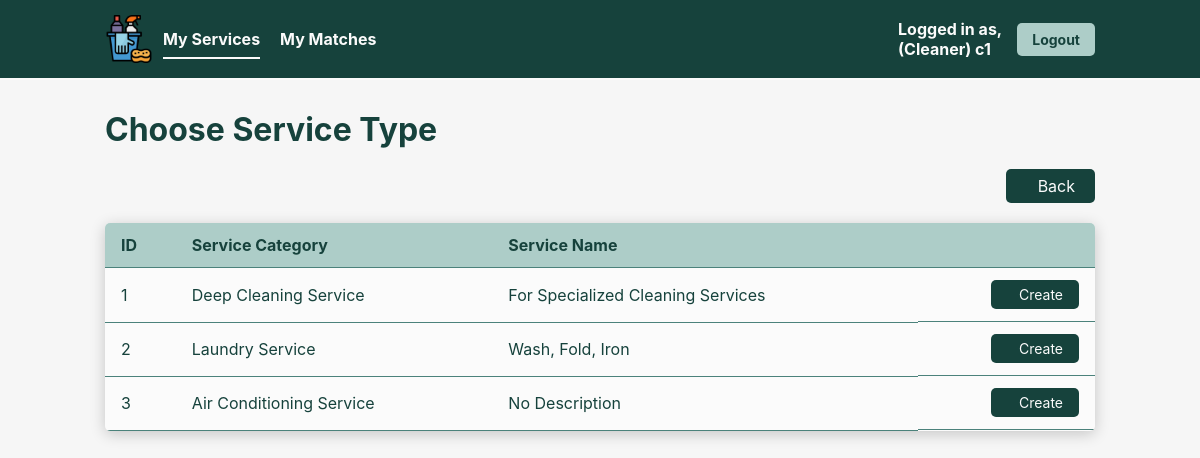
Page /selectCleanerServiceCategory.php (signed in) on the committed database.
### tables this page shows
CREATE TABLE ServiceCategory (
    `id` INT AUTO_INCREMENT,
    `category` VARCHAR(64) NOT NULL,
    `description` VARCHAR(64) NOT NULL DEFAULT 'No Description',
    PRIMARY KEY (`id`),
    UNIQUE (`category`)
);

### src/entity/ServiceCategory.php (called while the page is built, shortened)
<?php
class ServiceCategory {
    protected int $id;
    protected string $category;
    protected string $description;
    public function readAllServiceCategory(): ?array {
        $db_handle = new Database();
        $db_conn = $db_handle->getConnection();
        try {
            $stmt = $db_conn->prepare("SELECT * FROM `ServiceCategory`");
            $execResult = $stmt->execute();
            if ($execResult) {
                $serviceCategory = $stmt->fetchAll(PDO::FETCH_CLASS, 'ServiceCategory');
                return $serviceCategory;
            } else {
                return null;
            }
        } catch (PDOException $e) {
            error_log("Database query failed: " . $e->getMessage());
            unset($db_handle);
            return null;
        }
    }
    public function getId(): int { return $this->id; }
    public function getCategory(): string { return $this->category; }
    public function getDescription(): string { return $this->description; }
}
?>

### src/controllers/ViewAllServiceCategoryController.php (called while the page is built)
<?php
require_once "entity/ServiceCategory.php";
class ViewAllServiceCategoryController {
    private $serviceCategory;
    public function __construct() {
        $this->serviceCategory = new ServiceCategory();
    }
    public function readAllServiceCategory() {
        return $this->serviceCategory->readAllServiceCategory();
    }
}
?>

### src/selectCleanerServiceCategory.php (the view, shortened to what this page needs)
<?php
require_once 'controllers/ViewAllServiceCategoryController.php';
$controller = new ViewAllServiceCategoryController();
$serviceCategory = $controller->readAllServiceCategory();
?>
<!DOCTYPE html>
<html lang="en">
<head>
  <link rel="stylesheet" href="css/style.css">
</head>
<body>
  <div class="navbar">
    <div class="navbar-left">
      <img src='img/cleaning-logo.png' alt="Cleaning Logo" width='48px' height='48px'/>
      <a href="viewCleanerService.php" class="active">My Services</a>
      <a href="viewMatches.php">My Matches</a>
    </div>
    <div class="navbar-right">
      <span class="navbar-right-text">Logged in as,<br/>(<?php echo htmlspecialchars($_SESSION["userProfile"]); ?>) <?php echo htmlspecialchars($_SESSION["username"]); ?></span>
      <button class="logout-button" onclick="window.location.href='logout.php'">Logout</button>
    </div>
  </div>
  <h1>Choose Service Type</h1>
  <div class="section-container">
    <div class="search">
      <button onclick='window.location.href="viewCleanerService.php"' class="create-button">
        Back
      </button>
    </div>
    <table class="user-table">
      <thead>
        <tr>
          <th>ID</th>
          <th>Service Category</th>
          <th>Service Name</th>
          <th></th>
        </tr>
      </thead>
      <tbody>
      <?php foreach ($serviceCategory as $sc): ?>
          <tr>
              <td><?php echo htmlspecialchars($sc->getId()); ?></td>
              <td><?php echo htmlspecialchars($sc->getCategory()); ?></td>
              <td><?php echo htmlspecialchars($sc->getDescription()); ?></td>
              <td>
                <button class="view-button" onclick='window.location.href="createCleanerService.php?id=<?php echo htmlspecialchars($sc->getId()); ?>"'><ion-icon name="add-outline"></ion-icon>Create</button>
              </td>
          </tr>
      <?php endforeach; ?>
      </tbody>
    </table>
  </div>
</body>
</html>

### src/css/style.css (style rules this page uses)
* { margin: 0px; padding: 0px; box-sizing: border-box; font-family: 'Inter', 'Segoe UI', sans-serif; }
body { height: 100vh; background-color: #F6F6F6; }
.navbar { background-color: #16423C; padding: 15px 0; display: flex; justify-content: space-between; align-items: center; border-bottom: 2px solid #FBFBFB; }
.navbar-left { display: flex; align-items: center; margin-left: 105px; }
.navbar-left img { margin-right: 10px; }
.navbar-left a { color: #FBFBFB; text-decoration: none; margin-right: 20px; padding: 10px 0; position: relative; font-weight: bold; }
.navbar-left a.active::after { content: ''; position: absolute; bottom: 0; left: 0; width: 100%; height: 2px; background-color: #FBFBFB; }
.navbar-right { display: flex; align-items: center; margin-right: 105px; }
.navbar-right-text { margin-right: 15px; color: #FBFBFB; font-weight: bold; }
.logout-button { background-color: #ADCDC8; color: #16423C; border: none; padding: 8px 15px; border-radius: 5px; cursor: pointer; font-size: 14px; font-weight: bold; }
h1 { margin-left: 105px; margin-top: 30px; color: #16423C; }
.section-container { padding: 0 105px; padding-bottom: 5%; margin-top: 20px; }
.search { display: flex; justify-content: space-between; align-items: center; margin-bottom: 20px; }
.create-button { display: flex; align-items: center; gap: 12px; }
.search-button, .create-button { font-size: 16px; padding: 7px 20px; background-color: #16423C; color: #FBFBFB; border: none; border-radius: 5px; align-items: center; cursor: pointer; }
.user-table { width: 100%; border-collapse: collapse; border-radius: 5px; overflow: hidden; background-color: #FBFBFB; box-shadow: 0px 3px 15px rgba(0,0,0,0.2); }
.user-table td:last-child { text-align: right; display: flex; justify-content: flex-end; }
.user-table button { display: flex; align-items: center; gap: 12px; }
.user-table thead { background-color: #ADCDC8; font-weight: bold; color: #16423C; }
.user-table th, .user-table td { padding: 12px 16px; text-align: left; border-bottom: 0.5px solid #4B827B; color: #16423C; }
.view-button { background-color: #16423C; color: #FBFBFB; border: none; border-radius: 5px; padding: 6px 16px; font-size: 14px; cursor: pointer; transition: 0.2s ease; text-decoration:none; }

### rows in the picture
servicecategory: id "1", category "Deep Cleaning Service", description "For Specialized Cleaning Services"
servicecategory: id "2", category "Laundry Service", description "Wash, Fold, Iron"
servicecategory: id "3", category "Air Conditioning Service", description "No Description"

### other values in the picture
$_SESSION["userProfile"] "Cleaner"
$_SESSION["username"] "c1"
